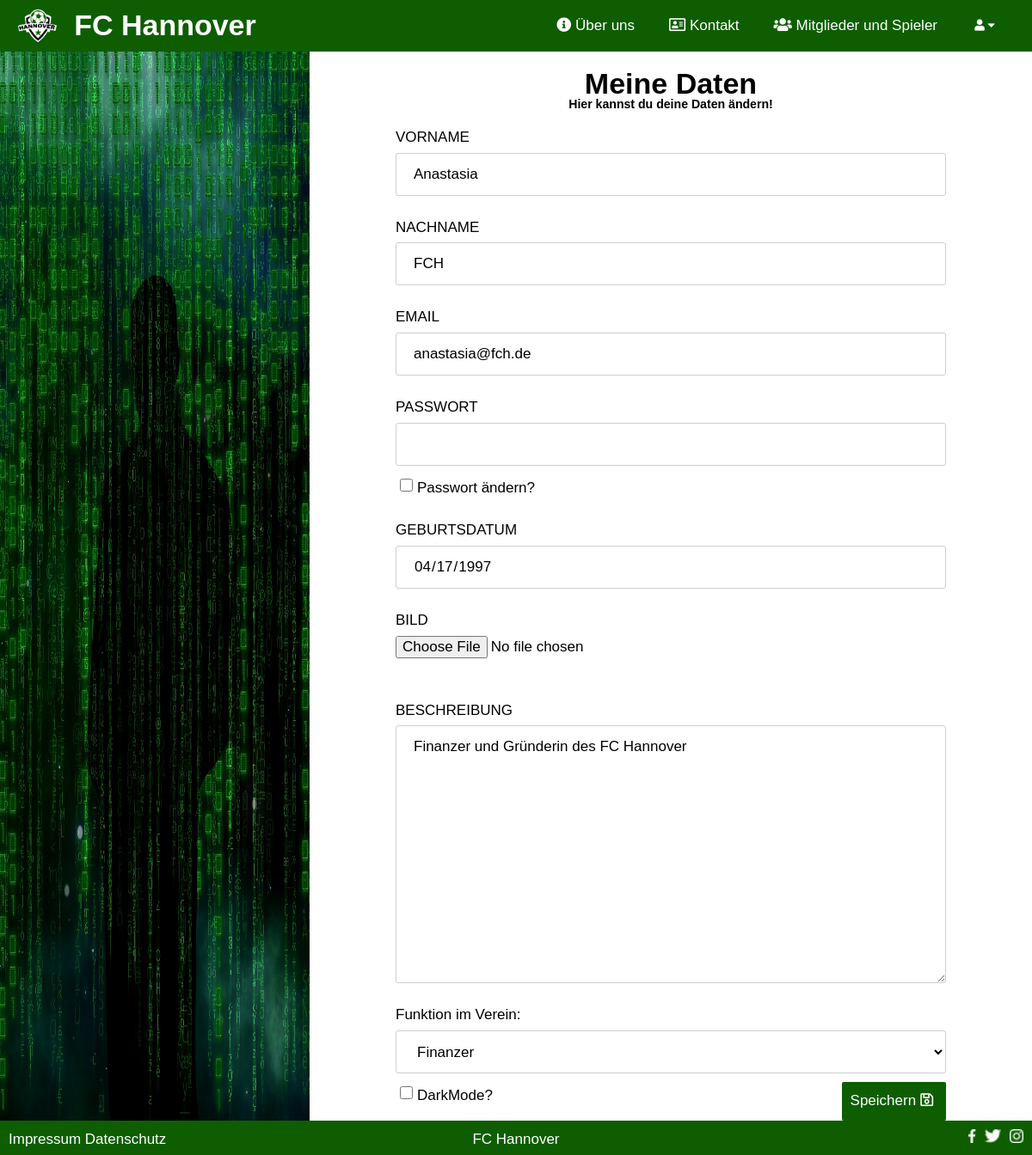
Page /index.php/?c=user&a=profil (signed in) on the committed database.
### tables this page shows
CREATE TABLE IF NOT EXISTS `USER` (
  `ID` INT NOT NULL AUTO_INCREMENT,
  `CREATED_AT` TIMESTAMP NOT NULL DEFAULT CURRENT_TIMESTAMP,
  `UPDATED_AT` TIMESTAMP NULL DEFAULT NULL ON UPDATE CURRENT_TIMESTAMP,
  `FIRSTNAME` VARCHAR(21) NOT NULL,
  `LASTNAME` VARCHAR(24) NOT NULL,
  `DATE_OF_BIRTH` DATE NOT NULL,
  `DESCRIPTION` TEXT NULL,
  `PICTURE` VARCHAR(28) NULL,
  `EMAIL` VARCHAR(62) NOT NULL,
  `PASSWORD` VARCHAR(60) NOT NULL,
  `ROLE_ID` INT NOT NULL,
  PRIMARY KEY (`ID`),
  INDEX `fk_USER_ROLE1_idx` (`ROLE_ID` ASC),
  UNIQUE INDEX `EMAIL_UNIQUE` (`EMAIL` ASC),
  CONSTRAINT `fk_USER_ROLE1`
    FOREIGN KEY (`ROLE_ID`)
    REFERENCES `ROLE` (`ID`)
    ON DELETE NO ACTION
    ON UPDATE NO ACTION);

### models/user.class.php (called while the page is built, shortened)
<?php
class User extends BaseModel
{
    public static function findUserBySessionUserID(){
        if(isset($_SESSION['loggedIn']) && $_SESSION['loggedIn'] == true) {
            $where = 'ID = ' . $_SESSION['userId'];
            return self::findOne($where);
        }else{
            return null;
        }
    }
    public static function checkUserPermissionForPage($roleIdWithPermission){
        $user = User::findUserBySessionUserID();
        if($user  != null) {
            if (is_array($roleIdWithPermission)) {
                foreach ($roleIdWithPermission as $index) {
                    if ($user['ROLE_ID'] == $index) {
                        return true;
                    }
                }
            } else {
                if ($user['ROLE_ID'] == $roleIdWithPermission) {
                    return true;
                }
            }
        }
        return false;
    }
    public static function generateUserProfilInformations(){
        if(isset($_GET['userId'])){
            $accessUser = role::ADMIN;
            $where = 'ID = ' . $_GET['userId'];
            $user = User::findOne($where);
            $userRole = role::ADMIN;
            $userInformation = '&userId='.$_GET['userId'];
            $title = 'Nutzer Ändern';
            $colorModeChecked = '';
            $action = 'userManagement';
            $pageTopic = self::getFullName($user['FIRSTNAME'], $user['LASTNAME']);
            $pageSubTopic = '';
        }else{
            $accessUser = [role::ADMIN, role::MEMBER, role::USER];
            $where = 'ID = ' . $_SESSION['userId'];
            $user = User::findOne($where);
            $userRole = $user['ROLE_ID'];
            $userInformation = '';
            $title = 'Profil';
            $pageTopic = 'Meine Daten';
            $pageSubTopic = 'Hier kannst du deine Daten ändern!';
            if (isset($_COOKIE['colorMode']) && $_COOKIE['colorMode'] == true) {
                $colorModeChecked = 'checked';
            }else{
                $colorModeChecked = '';
            }
            $action = 'profil';
        }
        $errorMessage = '';
        $actualMemberHistory = MemberHistory::generateActualMemberHistory($user['ID']);
        if ($actualMemberHistory != ''){
            $userFunction = $actualMemberHistory['FUNCTION_FCH_ID'];
        }else{
            $userFunction = 0;
        }
        $allRoles = Role::find();
        $allFunctions = Function_FCH::find();
        return $paramsInformations = [
            'userProfil'        => $user,
            'accessUser'        => $accessUser,
            'userRole'          => $userRole,
            'userInformation'   => $userInformation,
            'title'             => $title,
            'colorModeChecked'  => $colorModeChecked,
            'errorMessage'      => $errorMessage,
            'userFunction'      => $userFunction,
            'allRoles'          => $allRoles,
            'allFunctions'      => $allFunctions,
            'pageTopic'         => $pageTopic,
            'pageSubTopic'      => $pageSubTopic,
            'action'            => $action
        ];
    }
}

### models/baseModel.class.php (called while the page is built, shortened)
<?php
abstract class BaseModel{
    public static function tablename(){
        $class = get_called_class();
        if(defined($class.'::TABLENAME')) {
            return $class::TABLENAME;
        }
        return null;
    }
    public static function find($where = '', $viewName = null, $orderBy = ''){
        $db  = $GLOBALS['db'];
        $result = null;
        try {
            if(!$viewName) {
               $viewName = self::tablename();
            }
            $sql = 'SELECT * FROM ' . $viewName;
            $sql .= ' '.$orderBy;
            $result = $db->query($sql)->fetchAll();
        }
        catch(PDOException $e) {
            $message = 'Select statment failed: ' . $e->getMessage();
            error_to_logFile($message);
            die($message);
        }
        return $result;
    }
    public static function findOne($where = ''){
        $db  = $GLOBALS['db'];
        $result = null;
        try{
            $sql = 'SELECT * FROM ' . self::tablename();
            if(!empty($where)){
                $sql .= ' WHERE ' . $where .  ';';
            }
            $result = $db->query($sql)->fetch();
        }
        catch(PDOException $e){
            $message = 'Select statment failed: ' . $e->getMessage();
            error_to_logFile($message);
            die($message);
        }
        return $result;
    }
}

### controller/user_controller.php (called while the page is built, shortened)
<?php
class UserController extends Controller{
    public function actionProfil(){
        $userProfilInformations = User::generateUserProfilInformations();
        User::checkUserPermissionForPage($userProfilInformations['accessUser']);
    }
}

### models/memberHistory.class.php (called while the page is built, shortened)
<?php
class MemberHistory extends BaseModel{
    public static function generateActualMemberHistory($userID){
        return self::findOne('MEMBER_ID = '. $userID . ' and END_DATE is null');
    }
}

### views/user/profil.php (the view, shortened to what this page needs)
<div class="SitePicture" id="fadeInImg">
    <img class="center" src="<?=PAGE_IMAGE_PATH.'matrix.jpg'?>" alt = "Silhouette  eines Mannes umhüllt mit einer grünen Matrix">
</div>
<div class="Content" id="fadeIn">
    <form autocomplete= "off" action="?c=user&a=profil<?=$userInformation?>" method="post" id="formProfil" enctype="multipart/form-data" >
        <h1><?=$pageTopic?></h1>
        <h5><?=$pageSubTopic?></h5>
        <div class="input">
            <label for="firstnameProfil">VORNAME </label>
            <input type = "text" id="firstnameProfil" name="firstnameProfil"
               value = "<?=isset($_POST['firstnameProfil']) ? htmlspecialchars($_POST['firstnameProfil']) : htmlspecialchars($userProfil['FIRSTNAME'])?>">
        </div>
        <div class="input">
            <label for="lastnameProfil">NACHNAME </label>
            <input type = "text" id="lastnameProfil" name="lastnameProfil"
               value = "<?=isset($_POST['lastnameProfil']) ? htmlspecialchars($_POST['lastnameProfil']) : htmlspecialchars($userProfil['LASTNAME'])?>">
        </div>
        <div class="input">
            <label for="emailProfil">EMAIL </label>
            <input type = "email" id="emailProfil" name="emailProfil"
               value = "<?=isset($_POST['emailProfil']) ? htmlspecialchars($_POST['emailProfil']) : htmlspecialchars($userProfil['EMAIL'])?>">
        </div>
        <? if($userProfil['ID'] === $_SESSION['userId']){?>
        <div class="input">
            <label for="passwordProfil">PASSWORT </label>
            <input type = "password" id="passwordProfil" name="passwordProfil">
        </div>
        <div class="checkBox">
            <input type="checkbox" name="changePasswordCheckbox" id="changePasswordCheckbox">
            <label for="changePasswordCheckbox">Passwort ändern? </label>
        </div>
        <? } ?>
        <div class="input">
            <label for="dateOfBirthProfil">GEBURTSDATUM </label>
            <input type = "date" id="dateOfBirthProfil" name="dateOfBirthProfil"
               value = "<?=isset($_POST['dateOfBirthProfil']) ? htmlspecialchars($_POST['dateOfBirthProfil']) : htmlspecialchars($userProfil['DATE_OF_BIRTH'])?>">
        </div>
        <? if($userRole == role::ADMIN ||  $userRole == role::MEMBER){ ?>
        <div class="input">
            <label for="pictureProfil">BILD </label>
            <input type = "file"  accept=".jpg, .jpeg, .png" id="pictureProfil" name="pictureProfil">
        </div>
        <div class="input">
            <label for="descriptionProfil">BESCHREIBUNG  </label>
            <textarea name="descriptionProfil" id="descriptionProfil" cols="44" rows="5"><?=isset($_POST['descriptionProfil']) ? htmlspecialchars($_POST['descriptionProfil']) : htmlspecialchars($userProfil['DESCRIPTION'])?></textarea>
        </div>
        <? } ?>
        <? if($userRole == role::ADMIN){?>
            <div class="input">
                <label for="functionClubProfil">Funktion im Verein:</label><br>
                <select name="functionClubProfil" id="functionClubProfil">
                    <? foreach ($allFunctions as $function) { ?>
                    <option value= <?=$function['ID']?> <?=($userFunction === $function['ID']) ? 'selected' : ''?> ><?=$function['NAME']?></option>
                    <? } ?>
                </select>
            </div>
        <? } ?>
        <? if($userProfil['ID'] === $_SESSION['userId']){?>
        <div class="checkBox">
            <input type="checkbox" name="colorCheckbox" id="colorCheckbox" <?=$colorModeChecked?> >
            <label for="colorCheckbox">DarkMode? </label>
        </div>
        <? } ?>
        <button type="submit" name="submitProfil" id="submitProfil">Speichern<i class="far fa-save" aria-hidden="true"></i></button>
    </form>
</div>

### assets/css/design.css (style rules this page uses)
body { font-family: TransitWeb, sans-serif; }
html, body { height:100%; margin:0; padding:0; overflow: hidden; font-size: 17px; }
input, textarea, select { font-size: 17px; }
* { margin: 0; padding: 0; border: 0; font-family: TransitWeb, Arial, sans-serif; box-sizing: border-box; color: var(--primary-text-color); text-decoration: none; line-height: 1.45em; }
h1 { line-height: 100%; text-align: center; }
h2, h3, h4, h5, h6 { line-height: 100%; text-align: left; }
.center { display: block; margin-left: auto; margin-right: auto; width: 50%; }
.Content { background-color: var(--primary-bg-color); height: calc(100% - 100px); position: relative; overflow: auto; padding: 20px; }
.Content select { text-align: center; text-align-last: left; }
.Content button { text-align: center; background-color: var(--secondary-bg-color); padding: 10px; color: var(--secondary-text-color); border-radius:2px; font-size: 17px; }
.Content button i { margin: 0 5px 0 5px; color:var(--secondary-text-color); }
.Content label { width: 100%; }
.SitePicture { height: calc(100% - 100px); position: relative; overflow:hidden; width:30%; float: left; }
.SitePicture img { height: 100%; width: 100%; }
div#fadeIn { animation: animationFadeIn ease 2s; }
div#fadeInImg { animation: animationFadeIn ease 1s; }
form { width: 80%; max-width: 40em; margin-right: auto; margin-left: auto; position: relative; color: var(--secondary-text-color); pointer-events: all; }
form h1 { text-align: center; }
form h5 { text-align: center; }
form input, form textarea, form select { display: block; background-color: var(--primary-bg-color); width: 100%; height: 50px; padding: 12px 20px; margin: 5px 0 5px; border-style: solid; border-width: 1px; border-color: var(--border-color); border-radius: 3px; }
form textarea { height: 300px; resize: vertical; }
form i { color: var(--secondary-text-color); margin-left: 10px; }
form [type="file"] { padding: 0; border-style: none; color: var(--primary-text-color); }
.checkBox { float: left; width:auto; height: auto; }
.checkBox label { width: auto; vertical-align: center; margin: 4px auto auto auto; }
.checkBox input[type="checkbox"] { width: auto; height: auto; float: left; }
form [type="date"] { background:var(--primary-bg-color) url(https://cdn1.iconfinder.com/data/icons/cc_mono_icon_set/blacks/16x16/calendar_2.png) 97% 50% no-repeat ; }
form label { float: left; text-align: left; margin-top: 20px; margin-bottom: 5px; }
form button { float: right; margin: 5px 0 5px 10px; }
th a, i { color:var(--secondary-text-color); }
.checkBox { display: block; padding: 5px; }
.checkBox input[type="checkbox"] { width: 15px; height: 15px; margin-right: 5px; }

### assets/css/normalMode.css (style rules this page uses)
:root { --primary-text-color: #000000; --secondary-text-color: #ffffff; --primary-bg-color: #ffffff; --secondary-bg-color: #0E5E01; --tertiary-bg-color: #f2f2f2; --dropdown-content-color: #2D2D2D; --hover-color:#60B0FF; --border-color: #CECECE; --error-color:#ff7171; --shadow: 1px 1px 1px 1px rgba(0, 0, 0, 0.3); }

### rows in the picture
user: firstnameProfil "Anastasia", lastnameProfil "FCH", emailProfil "anastasia@fch.de", dateOfBirthProfil "04/17/1997", descriptionProfil "Finanzer und Gründerin des FC Hannover"

### other values in the picture
$pageTopic "Meine Daten"
$pageSubTopic "Hier kannst du deine Daten ändern!"
form field functionClubProfil "Finanzer"
